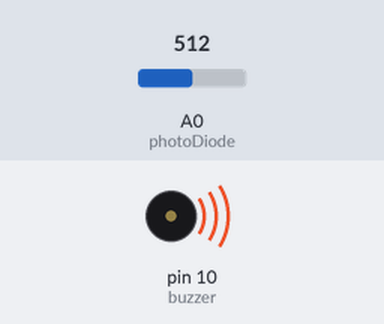
A sketch run on a simulated Arduino Uno, built with avr-gcc and run on an emulated ATmega328P. Parts: buzzer (waves = sounding). The test bench sets the inputs (shaded band); at power-on: A0 (photoDiode) = 512.

Above: at 0.1 s.
Timing chart, 0 to 1.6 s (numbered marks = the images above):
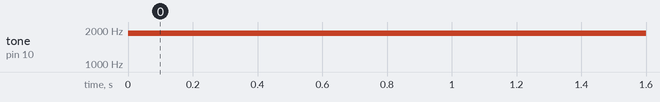

The sketch:

day12a_creative_light_theramin.ino
```cpp
// change this to whichever pin you want to use
int buzzer = 10;
int photoDiode = A0;

void setup() {
}

void loop() {
  int freq = ((analogRead(photoDiode) - 40) * 4) / 110 * 110;

  tone(buzzer, freq);
}
```

Measured:
- by itself, tone on pin 10 (buzzer): silent → 1870 Hz at 0.00 s
